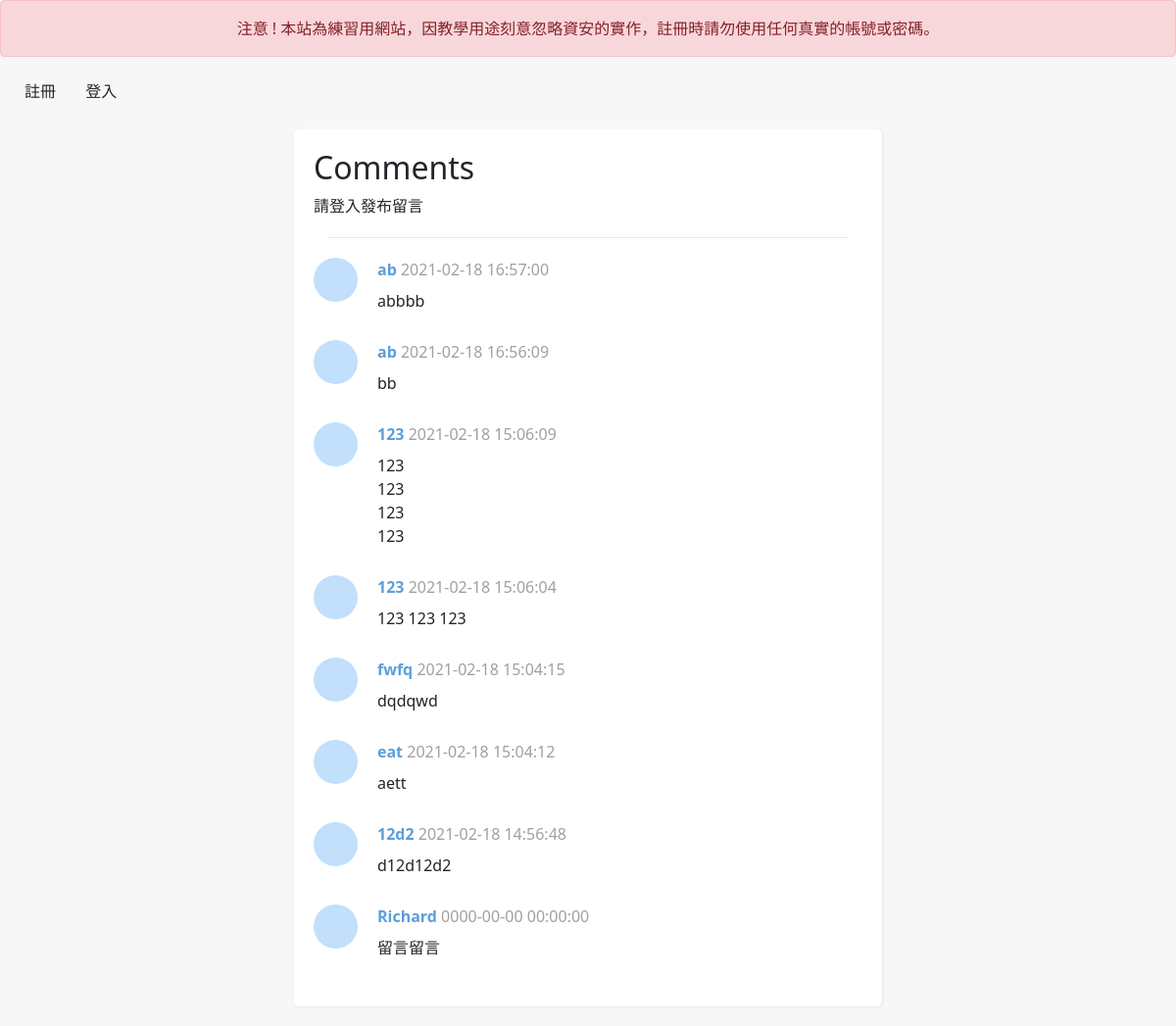
The page / on the database its author committed.
### tables this page shows
CREATE TABLE `comments` (
  `id` int(11) NOT NULL,
  `nickname` varchar(120) NOT NULL,
  `content` text NOT NULL,
  `created_at` datetime NOT NULL DEFAULT current_timestamp()
);

### index.php (the view, shortened to what this page needs)
<?php
    require_once('./conn.php');
    $sql = "select * from comments order by id desc";
    $result = $conn->query($sql);
    $username = NULL;
?>
<!DOCTYPE html>
<html lang="en">
<head>
    <link href="https://cdn.jsdelivr.net/npm/bootstrap@5.0.0-beta2/dist/css/bootstrap.min.css" rel="stylesheet">
    <link rel="stylesheet" href="style.css"/>
</head>
<body>
    <header class="alert alert-danger text-center" role="alert">
        注意 ! 本站為練習用網站，因教學用途刻意忽略資安的實作，註冊時請勿使用任何真實的帳號或密碼。
    </header>
    <div class="container-fluid">
<?php
    if(!$username) { ?>
        <a href="register.php" class="btn">註冊</a>
        <a href="login.php" class="btn">登入</a>
    <?php } else { ?>
        <a href="logout.php" class="btn">登出</a>
    <?php } ?>
        <main class="board">
            <h2 class="border__title">Comments</h2>
<?php if($username) { ?>
<form method="POST" action="./handle_add_comment.php">
               <!-- <div class="d-flex g-0 mb-3">
                    <label class="col-form-label me-3">暱稱: </label>
                    <div class="col-sm-6 d-flex align-items-center">
                        <span>Richard</span>
                        <input class="form-control" name="nickname"/>
                    </div>
                </div> -->
                <div class="d-flex flex-nowrap align-items-start">
                    <textarea name="content" row="12" class="form-control" style="height: 100px"></textarea>
                    <button type="submit" class="btn btn-outline-primary ms-3" style="white-space:pre;">送出</button>
                </div>
            </form>
            <?php } else { ?>
                請登入發布留言
     <?php } ?>
            <div class="board__hr"></div>
            <?php
                while($row = $result->fetch_assoc()) {
            ?>
                <section class="mb-2">
                    <div class="card d-flex flex-row border-0">
                        <div class="card__header">
                            <div class="card__avatar"></div>
                        </div>
                        <div class="card__body">
                            <div class="card__info">
                                <span class="card__author"><?php echo $row['nickname'] ?></span>
                                <span class="card__time"><?php echo $row['created_at'] ?></span>
                            </div>
                            <div class="card__content"><?php echo $row['content'] ?></div>
                        </div>
                    </div>
                </section>
            <?php } ?>
        </main>
    </div>
</body>
</html>

### style.css (style rules this page uses)
body { background-color: #f7f7f7; }
:root { --primary: #c2dffb; }
.board { background-color: #fff; width: 100%; max-width: 600px; margin: 20px auto; padding: 20px; box-shadow: 1px 1px 3px #e8e8e8; border-radius: 6px; }
.board__hr { margin: 20px auto; height: 1px; background: #e8e8e8; max-width: 95%; }
.card__header { padding:20px; padding-left:0; padding-top:0; }
.card__avatar { background-color: var(--primary); width:45px; height:45px; border-radius: 99px; }
.card__body { padding:20px; padding-left:0; padding-top:0; }
.card__content { margin-top:8px; max-width:100%; white-space: pre-line; }
.card__author { color:#5c9edc; font-weight: bold; }
.card__time { color:#a0a0a0; }

### rows shown on the page
comments: nickname "ab", created_at "2021-02-18 16:57:00", content "abbbb"
comments: nickname "ab", created_at "2021-02-18 16:56:09", content "bb"
comments: nickname "123", created_at "2021-02-18 15:06:09", content "123 123 123 123"
comments: nickname "123", created_at "2021-02-18 15:06:04", content "123 123 123"
comments: nickname "fwfq", created_at "2021-02-18 15:04:15", content "dqdqwd"
comments: nickname "eat", created_at "2021-02-18 15:04:12", content "aett"
comments: nickname "12d2", created_at "2021-02-18 14:56:48", content "d12d12d2"
comments: nickname "Richard", created_at "0000-00-00 00:00:00", content "留言留言"
